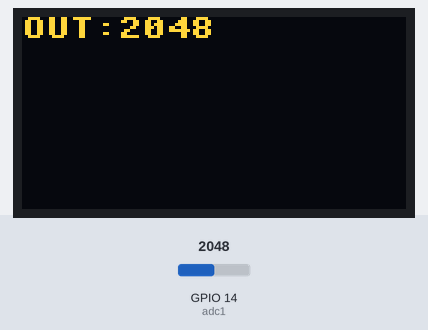
Bench run of a program on a simulated ESP32 board running MicroPython. Parts: 128×64 one-colour display. Inputs (shaded band) come from the test bench; at power-on: GPIO 14 (adc1) = 2048 (analog values on the 0–4095 scale). The OLED is the two-colour kind (top 16 rows yellow); library files of the repository ran but are not shown: ssd1306.py.

Above: at 1.2 s.
1.3 s: GPIO 14 (adc1) set to 2866
At 2.6 s:
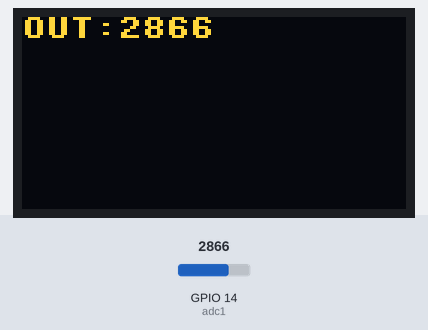
3.1 s: GPIO 14 (adc1) set to 3603
At 4.0 s:
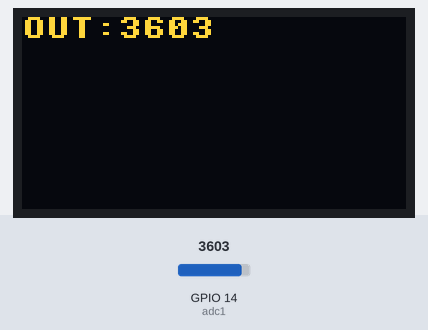
4.6 s: GPIO 14 (adc1) set to 4095
At 5.4 s:
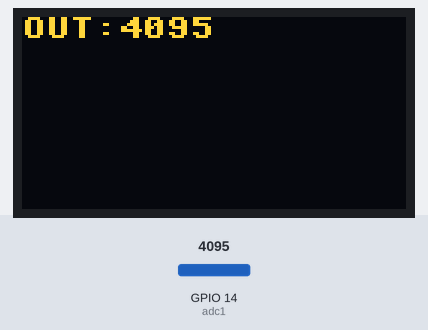
Timing chart, 0 to 7.6 s (numbered marks = the images above; inputs shaded):
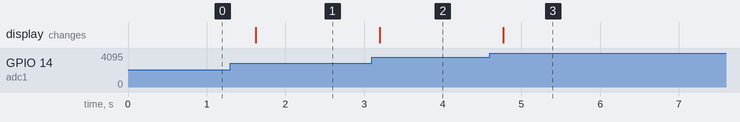

The program:

adc_in_oled.py
```python
from machine import I2C , ADC , Pin
import time
import ssd1306

i2c = I2C(scl=Pin(22), sda=Pin(21))
oled = ssd1306.SSD1306_I2C(128, 64, i2c)

# Set ADC pin to input
adc1 = ADC(14)
while True:
# Read the analog value from the sensor
    sensor_value1 = adc1.read()
# Print the sensor value to the console
    oled.fill(0)  # Clear the screen
    oled.text(f"OUT:{sensor_value1}", 0, 0)
    oled.show()

    time.sleep_ms(500)
```

Measured:
- after the input at 1.3 s, the display: changes after 0.32 s (image 1)
- after the input at 3.1 s, the display: changes after 0.10 s (image 2)
- after the input at 4.6 s, the display: changes after 0.17 s (image 3)
